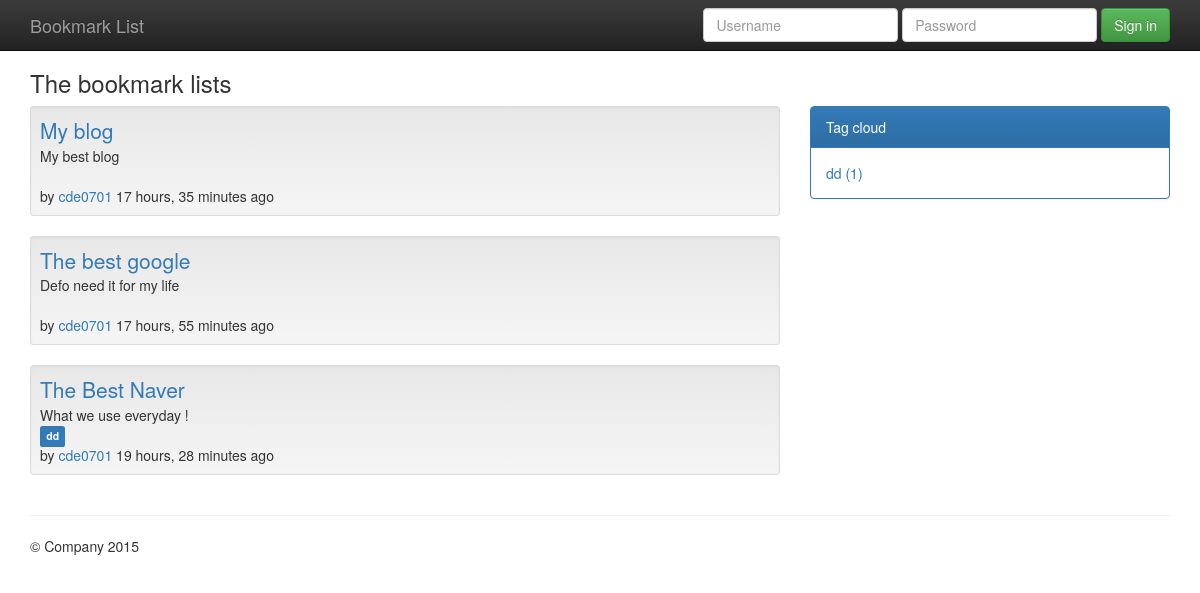
Before: / with the older database file.
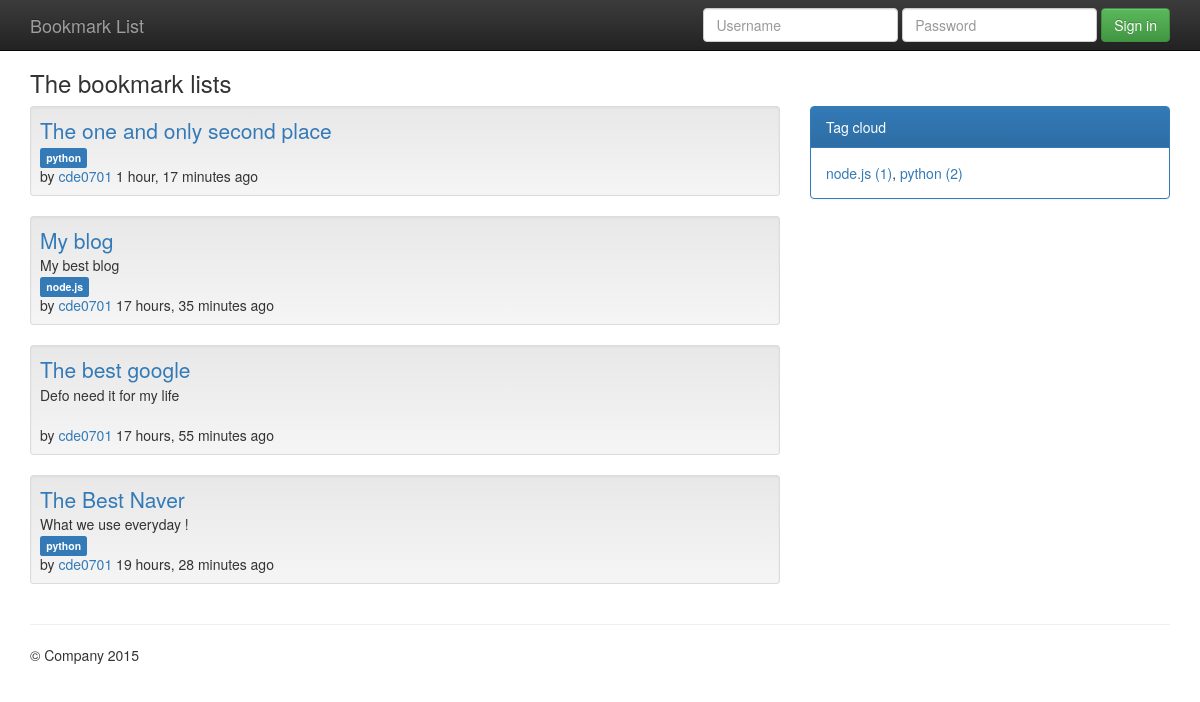
After: the same page with the newer database file.
### marcador/models.py (models this page shows, shortened)
@python_2_unicode_compatible
class Bookmark(models.Model):
    url = models.URLField()
    title = models.CharField('title', max_length=255)
    description = models.TextField('description', blank=True)
    is_public = models.BooleanField('public', default=True)
    date_created = models.DateTimeField('date created')
    date_updated = models.DateTimeField('date updated')
    owner = models.ForeignKey(User, verbose_name='owner',
                              related_name='bookmarks')
    tags = models.ManyToManyField(Tag, blank=True)
    objects = models.Manager()
    public = PublicBookmarkManager()
    class Meta:
        verbose_name = 'bookmark'
        verbose_name_plural = 'bookmarks'
        ordering = ['-date_created']

@python_2_unicode_compatible
class Tag(models.Model):
    name = models.CharField(max_length=50, unique=True)
    class Meta:
        verbose_name = 'tag'
        verbose_name_plural = 'tags'
        ordering = ['name']
    def __str__(self):
        return self.name

### marcador/views.py (the view)
# urls.py: url(r'^$', views.bookmark_list, name='bookmark_list'),
def bookmark_list(request):
    bookmarks = Bookmark.public.all()
    if request.GET.get('tag'):
        bookmarks = bookmarks.filter(tags__name=request.GET['tag'])
    context = {'bookmarks': bookmarks}
    return render(request, 'marcador/bookmark_list.html', context)

### marcador/models.py (called while the page is built)
    def get_queryset(self):
        qs = super(PublicBookmarkManager, self).get_queryset()
        return qs.filter(is_public=True)

### marcador/templatetags/marcador_tags.py (called while the page is built)
@register.simple_tag(takes_context=True)
def tagcloud(context, owner=None):
    url = reverse('bookmark_list')
    filters = {'bookmark__is_public': True}
    if owner is not None:
        url = reverse('bookmark_user',
                      kwargs={'username': owner.username})
        filters['bookmark__owner'] = owner
    if context['user'] == owner:
        del filters['bookmark__is_public']
    tags = Tag.objects.filter(**filters)
    tags = tags.annotate(count=models.Count('bookmark'))
    tags = tags.order_by('name').values_list('name', 'count')
    fmt = '<a href="%s?tag={0}">{0} ({1})</a>' % url
    return format_html_join(', ', fmt, tags)

### marcador/templates/marcador/bookmark_list.html (shortened to what this page needs)
{% extends 'base.html' %}
{% block heading %}
    <h3>The bookmark lists</h3>
{% endblock %}
{% block content %}
    <ul class="list-unstyled">
        {% for bookmark in bookmarks %}
            <li class="well well-sm">{% include "marcador/bookmark.html" %}</li>
        {% empty %}
            <li>No bookmarks. :(</li>
        {% endfor %}
    </ul>
{% endblock %}

### templates/base.html (shortened to what this page needs)
{% load staticfiles %}
{% load staticfiles marcador_tags %}
<!doctype html>
 <html class="no-js" lang="">
<head>
    <link rel="stylesheet" href="{% static "css/bootstrap.min.css" %}">
    <link rel="stylesheet" href="{% static "css/bootstrap-theme.min.css" %}">
    <link rel="stylesheet" href="{% static "css/main.css" %}">
</head>
<body>
<nav class="navbar navbar-inverse navbar-fixed-top" role="navigation">
    <div class="container">
        <div class="navbar-header">
            <a class="navbar-brand" href="{% url "bookmark_list" %}">Bookmark List</a>
        </div>
        <div id="navbar" class="navbar-collapse collapse">
            {% block toggle_login %}
                {% include 'marcador/toggle_login.html' %}
            {% endblock %}
        </div>
    </div>
</nav>
<div class="container">
    <div class="row">
        <div class="col-md-12">
            <div>
                {% block heading %}{% endblock %}
            </div>
        </div>
    </div>
    <div class="row">
        <div class="col-md-8">
            <div>
                {% block content %}{% endblock %}
            </div>
        </div>
        <div class="col-md-4">
            <div class="panel panel-primary">
                <div class="panel-heading">Tag cloud</div>
                <div class="panel-body">
                    {% block sidebar %}
                        {% tagcloud %}
                    {% endblock %}
                </div>
            </div>
        </div>
    </div>
    <hr>
    <footer>
        <p>&copy; Company 2015</p>
    </footer>
</div>         <script src="//ajax.googleapis.com/ajax/libs/jquery/1.11.2/jquery.min.js"></script>
</body>
</html>

### marcador/templates/marcador/toggle_login.html (shortened to what this page needs)
{% if user.is_authenticated %}
    <ul class="nav navbar-nav navbar-right">
    <li><a href="{% url "bookmark_create" %}">Create Bookmark</a></li>
        <li class="dropdown">
            <a href="#" class="dropdown-toggle" data-toggle="dropdown" role="button"
               aria-expanded="false">{{ user.username }} <span class="caret"></span></a>
            <ul class="dropdown-menu" role="menu">
                <li><a href="{% url "bookmark_user" user.username %}">
                    My bookmarks</a></li>
                <li><a href="{% url "mysite_logout" %}">Logout</a></li>
            </ul>
        </li>
    </ul>
{% else %}
    <form class="navbar-form navbar-right" role="form" action="{% url "mysite_login" %}"
          method="post" accept-charset="utf-8">
        <div class="form-group">
            <input type="text" placeholder="Username" class="form-control" name="username">
        </div>
        <div class="form-group">
            <input type="password" placeholder="Password" class="form-control" name="password">
        </div>
        <button type="submit" class="btn btn-success">Sign in</button>
    </form>
{% endif %}

### marcador/templates/marcador/bookmark.html (shortened to what this page needs)
<a class="lead" href="{{ bookmark.url }}">{{ bookmark.title }}</a>
{% if bookmark.description %}
    <br>{{ bookmark.description|linebreaksbr }}
{% endif %}
{% if not bookmark.is_public %}
    <br><span class="label label-warning">private</span>
{% else %}
    <br>
{% endif %}
{% if bookmark.tags.count %}
    {% for tag in bookmark.tags.all %}
        <span class="label label-primary">{{ tag|lower }}</span>&nbsp;
    {% endfor %}
{% endif %}
<br>by <a href="{% url "bookmark_user" bookmark.owner.username %}">
    {{ bookmark.owner.username }}</a>
{{ bookmark.date_created|timesince }} ago

### templates/base.html (style rules this page uses)
body { padding-top: 50px; padding-bottom: 20px; }

Changed rows visible on the page:
added Bookmark: title "The one and only second place", owner.username "cde0701", date_created "1 hour, 17 minutes", Tag (name "python")
changed Tag: name "dd" → "python"
added Tag: name "node.js", shown under Bookmark "My blog"
Other visible differences:
text no longer shown: "dd (1)"
text now shown: "node.js (1) , python (2)"
